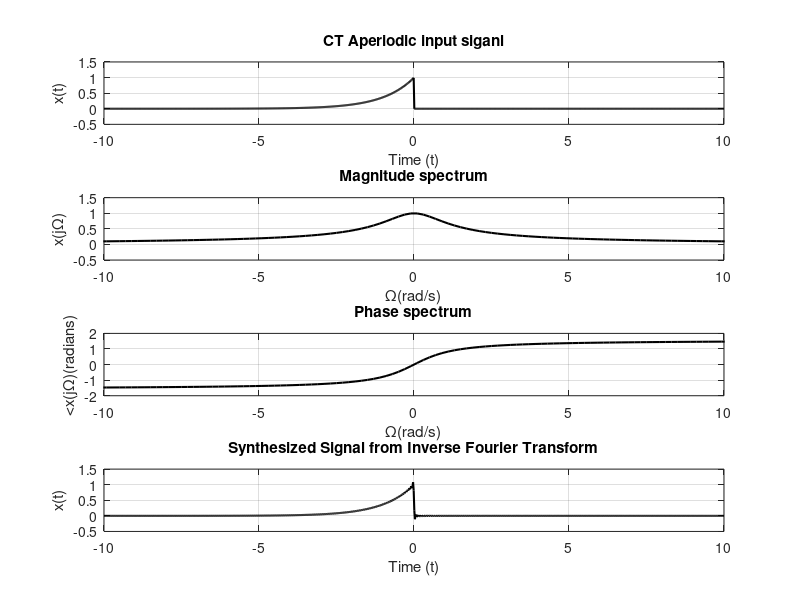

The MATLAB source for this figure:
clc
clear all
a = 1;                          
t = linspace(-10, 10, 1000);        
omega = linspace(-100, 100, 1000);  
x_t = (t <= 0) .* exp(a * t);    
dt = t(2) - t(1);
X_j = zeros(size(omega));
for k = 1:length(omega)
   X_j(k) = sum(x_t.*exp(-1j*omega(k)*t))*dt;
end
domega = omega(2) - omega(1);
x_synthesized = zeros(size(t));
for k = 1:length(t)
   x_synthesized(k)=(1/(2*pi))*sum(X_j.*exp(1j*omega*t(k)))*domega;
end
figure;
subplot(4,1,1);
plot(t, x_t, 'black', 'LineWidth', 1.5);
axis([-10 10 -0.5 1.5])
yticks([-0.5:0.5:1.5])
title('CT Aperiodic input siganl');
xlabel('Time (t)');
ylabel('x(t)');
grid on;
subplot(4,1,2);
plot(omega, abs(X_j), 'black', 'LineWidth', 1.5);
axis([-10 10 -0.5 1.5])
yticks([-0.5:0.5:1.5])
title('Magnitude spectrum');
xlabel('Ω(rad/s)');
ylabel('x(jΩ)');
grid on;
subplot(4,1,3);
plot(omega, angle(X_j), 'black', 'LineWidth', 1.5);
axis([-10 10 -2 2])
yticks([-2:1:2])
 
title('Phase spectrum');
xlabel('Ω(rad/s)');
ylabel('<x(jΩ)(radians)');
grid on;
subplot(4,1,4);
plot(t, real(x_synthesized), 'black', 'LineWidth', 1.5);
axis([-10 10 -0.5 1.5])
yticks([-0.5:0.5:1.5])
title('Synthesized Signal from Inverse Fourier Transform');
xlabel('Time (t)');
ylabel('x(t)');
grid on;